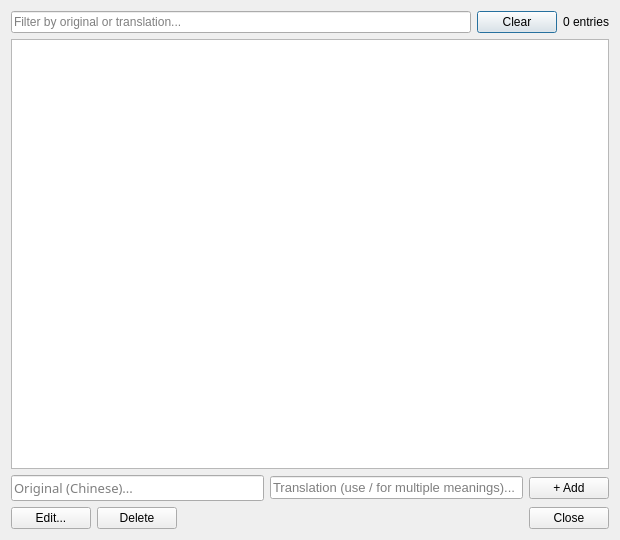
<?xml version="1.0" encoding="UTF-8"?>
<ui version="4.0">
 <class>entrieseditor</class>
 <widget class="QDialog" name="entrieseditor">
  <property name="geometry">
   <rect>
    <x>0</x>
    <y>0</y>
    <width>620</width>
    <height>540</height>
   </rect>
  </property>
  <property name="minimumSize">
   <size>
    <width>500</width>
    <height>420</height>
   </size>
  </property>
  <property name="windowTitle">
   <string>Entries Editor</string>
  </property>
  <layout class="QVBoxLayout" name="verticalLayout_3">
   <item>
    <layout class="QVBoxLayout" name="verticalLayout_2">
     <property name="spacing">
      <number>6</number>
     </property>
     <item>
      <layout class="QHBoxLayout" name="horizontalLayout">
       <property name="spacing">
        <number>6</number>
       </property>
       <item>
        <widget class="QLineEdit" name="search_box">
         <property name="placeholderText">
          <string>Filter by original or translation...</string>
         </property>
         <property name="clearButtonEnabled">
          <bool>true</bool>
         </property>
        </widget>
       </item>
       <item>
        <widget class="QPushButton" name="clear_search">
         <property name="text">
          <string>Clear</string>
         </property>
        </widget>
       </item>
       <item>
        <widget class="QLabel" name="match_count">
         <property name="text">
          <string>0 entries</string>
         </property>
         <property name="alignment">
          <set>Qt::AlignmentFlag::AlignRight|Qt::AlignmentFlag::AlignTrailing|Qt::AlignmentFlag::AlignVCenter</set>
         </property>
        </widget>
       </item>
      </layout>
     </item>
     <item>
      <widget class="QTableView" name="entries_table">
       <property name="editTriggers">
        <set>QAbstractItemView::EditTrigger::NoEditTriggers</set>
       </property>
       <property name="alternatingRowColors">
        <bool>true</bool>
       </property>
       <property name="selectionMode">
        <enum>QAbstractItemView::SelectionMode::SingleSelection</enum>
       </property>
       <property name="selectionBehavior">
        <enum>QAbstractItemView::SelectionBehavior::SelectRows</enum>
       </property>
       <property name="showGrid">
        <bool>false</bool>
       </property>
       <property name="sortingEnabled">
        <bool>false</bool>
       </property>
       <attribute name="verticalHeaderVisible">
        <bool>false</bool>
       </attribute>
      </widget>
     </item>
     <item>
      <layout class="QVBoxLayout" name="verticalLayout">
       <property name="spacing">
        <number>6</number>
       </property>
       <item>
        <layout class="QHBoxLayout" name="horizontalLayout_2">
         <property name="spacing">
          <number>6</number>
         </property>
         <item>
          <widget class="QLineEdit" name="add_original">
           <property name="font">
            <font>
             <family>Noto Sans SC</family>
             <pointsize>10</pointsize>
            </font>
           </property>
           <property name="placeholderText">
            <string>Original (Chinese)...</string>
           </property>
          </widget>
         </item>
         <item>
          <widget class="QLineEdit" name="add_translation">
           <property name="font">
            <font>
             <family>Tahoma</family>
             <pointsize>10</pointsize>
            </font>
           </property>
           <property name="placeholderText">
            <string>Translation (use / for multiple meanings)...</string>
           </property>
          </widget>
         </item>
         <item>
          <widget class="QPushButton" name="add_button">
           <property name="text">
            <string>+ Add</string>
           </property>
          </widget>
         </item>
        </layout>
       </item>
       <item>
        <layout class="QHBoxLayout" name="horizontalLayout_3">
         <property name="spacing">
          <number>6</number>
         </property>
         <item>
          <widget class="QPushButton" name="edit_button">
           <property name="text">
            <string>Edit...</string>
           </property>
          </widget>
         </item>
         <item>
          <widget class="QPushButton" name="delete_button">
           <property name="text">
            <string>Delete</string>
           </property>
          </widget>
         </item>
         <item>
          <spacer name="horizontalSpacer">
           <property name="orientation">
            <enum>Qt::Orientation::Horizontal</enum>
           </property>
           <property name="sizeHint" stdset="0">
            <size>
             <width>40</width>
             <height>20</height>
            </size>
           </property>
          </spacer>
         </item>
         <item>
          <widget class="QPushButton" name="close_button">
           <property name="text">
            <string>Close</string>
           </property>
          </widget>
         </item>
        </layout>
       </item>
      </layout>
     </item>
    </layout>
   </item>
  </layout>
 </widget>
 <resources/>
 <connections/>
</ui>
